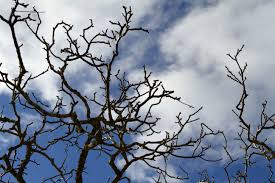
%> input picture images/sky.jpg, 275 x 183 px; the run also reads 2 pictures not shown here
$ octave myMainScript.m   (GNU Octave 9; MATLAB toolbox functions it lacks are replaced by stand-ins)
%> lines starting %> are read from the running program, lines starting %| are printed output that depends on the picture
### code/texture_transfer.m
function [combined_img] = texture_transfer(source, texture, depth, t, color_transfer)
% source  - source image,
% texture - texture image
% depth - no. of levels of 2d DWT decomposition
% t - attenuation coefficient of texture wavelet coefficients
% color_transfer - ==1 if want to transfer color too along with texture, 0
% otherwise
[numrows numcols numberOfColorChannelsA] = size(source);

texture = imresize(texture,[numrows numcols]);                       % Resizing texture to same size of image

source_ycbcr = Ycbcr(source);                                        % To convert RGB to YCbCr
source_v = source_ycbcr(:,:,3);
source_v_dwt = wavecdf97(source_v, depth);                           % 2d DWT of Y-channel of source

texture_ycbcr = Ycbcr(texture);                                      % To convert RGB to YCbCr
texture_v = texture_ycbcr(:,:,3);
texture_v_dwt = wavecdf97(texture_v, depth);                         % 2d DWT of Y-channel of texture

combined_v_dwt = zeros(size(texture_v_dwt));

for i=1:size(combined_v_dwt,1)
    for j=1:size(combined_v_dwt,2)
        if (i <= size(combined_v_dwt,1) / (2^depth)) & (j <= size(combined_v_dwt,2) / (2^depth))
            combined_v_dwt(i,j) = source_v_dwt(i,j);                  % If coefficient of approximation filter, set as source coefficient
        else
            if(abs(source_v_dwt(i,j))>t*abs(texture_v_dwt(i,j)))      % If coefficient of detail filter of source > t*coefficient of detail filter of texture,set as source coefficient
                combined_v_dwt(i,j) = source_v_dwt(i,j);
            else                                                      %Else set as texture coefficient
                combined_v_dwt(i,j) = texture_v_dwt(i,j);
            end
        end
    end
end

combined_v = wavecdf97(combined_v_dwt, -1 * depth);                   % Compute inverse 2d-DWT of fusion coefficients
combined_ycbcr = zeros(size(source_ycbcr));
combined_ycbcr(:,:,1) = source_ycbcr(:,:,1);                           % Copy source Cr and Cb channel
combined_ycbcr(:,:,2) = source_ycbcr(:,:,2);
combined_ycbcr(:,:,3) = combined_v;
combined_img = Ycbcr_invert(combined_ycbcr);                           % Convert back from Ycrcb to RGB
combined_img = uint8(255 * mat2gray(combined_img));
if(color_transfer==1)
    combined_img=myHM(combined_img, texture);                          % If want to transfer color as well
else
    combined_img=myHM(combined_img, source);                           % If want to preserve colors
end

figure();
subplot(1,3,1), imshow(source), title('Source Image');
axis on;
axis tight;
daspect([1 1 1]);
subplot(1,3,2), imshow(texture), title('Texture Image');
axis on;
axis tight;
daspect([1 1 1]);
impixelinfo;

subplot(1,3,3),
imshow(mat2gray(combined_img)); title('Fusion Image');
axis on;
axis tight;
daspect([1 1 1]);

### code/Ycbcr.m
function output = Ycbcr(image)
output = zeros(size(image));
output(:,:,3) = 16 + 65.481*double(image(:,:,1)) / 255.0 + 128.553*double(image(:,:,2)) / 255.0 + 24.966*double(image(:,:,3)) / 255.0;
output(:,:,1) = 128 + - 37.79*double(image(:,:,1)) / 255.0 + -74.203*double(image(:,:,2)) / 255.0 + 112*double(image(:,:,3)) / 255.0;
output(:,:,2) = 128 + 112*double(image(:,:,1)) / 255.0 + -93.786*double(image(:,:,2)) / 255.0 + -18.214*double(image(:,:,3)) / 255.0;
end

### code/wavecdf97.m
function c = wavecdf97(x, nlevel)
%WAVECDF97: Multi-level discrete 2-D wavelet transform
%with the Cohen-Daubechies-Feauveau (CDF) 9/7 wavelet.
%
% c = wavecdf97(x, nlevel) does the follows according to the value of
%   nlevel:
%   nlevel > 0:   decomposes 2-dimension matrix x up to nlevel level;
%   nlevel < 0:   does the inverse transform to nlevel level;
%   nlevel = 0:   sets c equal to x;
%   omitted:      does the same as nlevel=5.
%
% The boundary handling method is symmetric extension.
%
% x may be of any size; it need not have size divisible by 2^L.
%   For example, if x has length 9, one stage of decomposition
%   produces a lowpass subband of length 5 and a highpass subband
%   of length 4.  Transforms of any length have perfect
%   reconstruction (exact inversion).
%   NOTE: the 5 lines above are quoted directly form [3].
%
% If nlevel is so large that the approximation coefficients become
%   a 1-D array, any further decomposition will be performed as for 1-D
%   decomposition until the approximation coefficients be a scale number.
%
% Lifting algorithm is not used here; we use subband filters directly.
%   Lifting algorithm and spline 5/3 wavelets and other jpeg2000 related
%   codes will be available soon.
%
% Example:
%   Y = wavecdf97(X, 5);    % Decompose image X up to 5 level
%   R = wavecdf97(Y, -5);   % Reconstruct from Y
%
% You can test wavecdf97.m with the following lines:
%   % get a 2-D uint8 image
%   x=imread('E:\study\jpeg2000\images\lena.tif');
%   % decompose
%   y=wavecdf97(x,2);
%   % show decomposed result
%   figure;imshow(mat2gray(y));
%   % reconstruct without change of anything
%   ix=wavecdf97(y,-2);
%   % show and compare the original and reconstructed images
%   figure;subplot(1,2,1);imshow(x);subplot(1,2,2);imshow(uint8(ix));
%   % look at the MSE difference
%   sum(sum((double(x)-ix).^2))/numel(x)
%
% Reference:
%   [1] D.S.Taubman et al., JPEC2000 Image Compression: F. S. & P.,
%       Chinese Edition, formula 10.6-10.9 in section 10.3.1
%       and formula 10.13 in section 10.4.1.
%   [2] R.C.Gonzalez et al., Digital Image Processing Using MATLAB,
%       Chinese Edition, function wavefast in section 7.2.2.
%   [3] Pascal Getreuer, waveletcdf97.m from Matlab file Exchange website
%   [4] Matlab files: biorwavf.m, wavdec2.m, wawrec2.m, etc.
%
% Contact information:
%   Email/MSN messenger:  wangthth@hotmail.com
%
% Tianhui Wang at Beijing, China,   July, 2006
%                  Last Revision:   Aug 5, 2006
%---------------------- input arguments checking  ----------------------%
error(nargchk(1,2,nargin));
if nargin == 1
    nlevel = 5; % default level
end
% check x
if ~isreal(x) || ~isnumeric(x) || (ndims(x) > 2)
    error('WAVELIFT:InArgErr', ['The first argument must' ...
        ' be a real, numeric 2-D or 1-D matrix.']);
end
if isinteger(x)
    x = double(x);
end
% check nlevel
if ~isreal(nlevel) || ~isnumeric(nlevel) || round(nlevel)~=nlevel
    error('WAVELIFT:InArgErr', ['The 2nd argument shall be ' ...
        'a real and numeric integer.']);
end
%---------------- forming low-pass and high-pass filters ---------------%
% CDF 9/7 filters: decomposition low-pass lp and high-pass hp
%                  reconstruction low-pass lpr and high-pass hpr
% The filter coefficients have several forms.
% What D.S.Taubman et al. suggest in [1] are used here:
lp = [.026748757411 -.016864118443 -.078223266529 .266864118443];
lp = [lp .602949018236 fliplr(lp)];
hp = [.045635881557 -.028771763114 -.295635881557];
hp = [hp .557543526229 fliplr(hp)];
lpr = hp .* [-1 1 -1 1 -1 1 -1] * 2;
hpr = lp .* [1 -1 1 -1 1 -1 1 -1 1] * 2;
% Matlab 'bior4.4' use the varied version (see Matlab's biorwavf.m):
%  lp=lp*sqrt(2);hp=hp*(-sqrt(2));lpr=lpr*(1/sqrt(2));hpr=hpr*(-1/sqrt(2));
% P.Getreuer's waveletcdf97.m [3] alters the Taubman's version as follows:
%  lp=lp*sqrt(2);hp=hp*sqrt(2);lpr=lpr*(1/sqrt(2));hpr=hpr*(1/sqrt(2));
% while R.C.Gonzalez et al in [2] alter the Taubman's version as follows:
%  lp=lp;hp=hp*(-2);lpr=lpr;hpr=hpr*(-1/2);
%----------------  remain unchanged when nlevel = 0  -------------------%
if nlevel == 0
    c = x;
%--------------------  decomposition,  if nlevel < 0  ------------------%
elseif nlevel > 0
    c = zeros(size(x));
    x = double(x);
    for i = 1:nlevel
        % [ll, hl; lh, hh]: 1-level FWT for x
        temp = symconv2(x, hp, 'col');    % high filtering
        temp = temp(2:2:end, :);          % down sampling
        hh = symconv2(temp, hp, 'row');   % high filtering
        hh = hh(:, 2:2:end);              % down sampling
        lh = symconv2(temp, lp, 'row');   % low filtering
        lh = lh(:, 1:2:end);              % down sampling

        temp = symconv2(x, lp, 'col');    % low filtering
        temp = temp(1:2:end, :);          % down sampling
        hl = symconv2(temp, hp, 'row');   % high filtering
        hl = hl(:, 2:2:end);              % down sampling
        ll = symconv2(temp, lp, 'row');   % low filtering
        ll = ll(:, 1:2:end);              % down sampling
        % update coefficient matrix
        c(1:size(x,1), 1:size(x,2)) = [ll, hl; lh, hh];
        % replace x with ll for next level FWT
        x = ll;
        % give a warning if nlevel is too large
        if size(x,1)<=1 && size(x,2)<=1 && i~=nlevel
            warning('WAVECDF97:DegradeInput', ['Only decompose to ' ...
                num2str(i) '-level instead of ' num2str(nlevel) ...
                ', \nas the approximation coefficients at ' num2str(i) ...
                '-level has row or/and column of length 1.']);
            break
        end
    end
%--------------------  reconstruction,  if nlevel < 0  -----------------%
else
    sx = size(x);
    % find reconstruction level
    nl = -nlevel;
    while sx(1)/2^nl<=1/2 && sx(2)/2^nl<=1/2,  nl = nl-1;  end
    if nl ~= -nlevel
        warning('WAVECDF97:DegradeInput', ['Only reconstruct to ' ...
            num2str(nl) '-level instead of ' num2str(-nlevel) ...
            ', \nas the approximation coefficients at ' num2str(nl) ...
            '-level has row or/and column of length 1.']);
    end
    % nl-level reconstruction
    for i = 1:nl
        % find the target ll hl lh hh blocks
        sLL = ceil(sx/2^(nl-i+1));
        sConstructed = ceil(sx/2^(nl-i));
        sHH = sConstructed - sLL;
        lrow = sConstructed(1); lcol = sConstructed(2);
        ll = x(1:sLL(1), 1:sLL(2));
        hl = x(1:sLL(1), sLL(2)+1:sLL(2)+sHH(2));
        lh = x(sLL(1)+1:sLL(1)+sHH(1), 1:sLL(2));
        hh = x(sLL(1)+1:sLL(1)+sHH(1), sLL(2)+1:sLL(2)+sHH(2));
        % upsample rows and low filter
        temp = zeros(sLL(1), lcol); temp(:, 1:2:end) = ll;
        ll = symconv2(temp, lpr, 'row');
        % upsample rows and high filter
        temp = zeros(sLL(1), lcol); temp(:, 2:2:end) = hl;
        hl = symconv2(temp, hpr, 'row');
        % upsample columns and low filter
        temp = zeros(lrow, lcol); temp(1:2:end, :) = ll + hl;
        l = symconv2(temp, lpr, 'col');
        % upsample rows and high filter
        temp = zeros(sHH(1), lcol); temp(:, 1:2:end) = lh;
        lh = symconv2(temp, lpr, 'row');
        % upsample rows and high filter
        temp = zeros(sHH(1), lcol); temp(:, 2:2:end) = hh;
        hh = symconv2(temp, hpr, 'row');
        % upsample rows and high filter
        temp = zeros(lrow, lcol); temp(2:2:end, :) = lh + hh;
        h = symconv2(temp, hpr, 'col');
        % update x with the new ll, ie. l+h
        x(1:lrow, 1:lcol) = l + h;
    end
    % output
    c = x;
end
%------------------------- internal function  --------------------------%
%       2-dimension convolution with edges symmetrically extended       %
%-----------------------------------------------------------------------%
function y = symconv2(x, h, direction)
% symmetrically extended convolution(see section 6.5.2 in [1]):
%    x[n], E<=n<=F-1, is extended to x~[n] = x[n], 0<=n<=N-1;
%                                  x~[E-i] = x~[E+i], for all integer i
%                                x~[F-1-i] = x~[F-1+i], for all integer i
%    For odd-length h[n], to convolve x[n] and h[n], we just need extend x
%    by (length(h)-1)/2  for both left and right edges.
% The symmetric extension handled here is not the same as in Matlab
%  wavelets toolbox nor in [2]. The last two use the following method:
%    x[n], E<=n<=F-1, is extended to x~[n] = x[n], 0<=n<=N-1;
%                                  x~[E-i] = x~[E+i-1], for all integer i
%                                x~[F-1-i] = x~[F+i], for all integer i
l = length(h); s = size(x);
lext = (l-1)/2; % length of h is odd
h = h(:)'; % make sure h is row vector
y = x;
if strcmp(direction, 'row') % convolving along rows
    if ~isempty(x) && s(2) > 1 % unit length array skip convolution stage
        for i = 1: lext
            x = [x(:, 2*i), x, x(:, s(2)-1)]; % symmetric extension
        end
        x = conv2(x, h);
        y = x(:, l:s(2)+l-1);
    end
elseif strcmp(direction, 'col') % convolving along columns
    if ~isempty(x) && s(1) > 1 % unit length array skip convolution stage
        for i = 1: lext
            x = [x(2*i, :); x; x(s(1)-1, :)]; % symmetric extension
        end
        x = conv2(x, h');
        y = x(l:s(1)+l-1, :);
    end
end
% EOF

### code/Ycbcr_invert.m
function output = Ycbcr_invert(image)
output = zeros(size(image));
output(:,:,1)=298.02/256*image(:,:,3) + 408.583/256*image(:,:,2) - 222.921;
output(:,:,2)=298.02/256*image(:,:,3) - 100.291/256*image(:,:,1) -  208.120/256*image(:,:,2) +135.576;
output(:,:,3)=298.02/256*image(:,:,3) + 516.542/256*image(:,:,1) -276.836;
end

### code/myHM.m
function [image1]= myHM(image1,image2)
for i=1:size(image1,3)
    [pdf1]=imhist(image1(:,:,i),256);
    [pdf2]=imhist(image2(:,:,i),256);
    cdf1=cumsum(pdf1)/max(cumsum(pdf1));
    cdf2=cumsum(pdf2)/max(cumsum(pdf2));
    [z,y]=min(abs(repmat(cdf1,1,256)-repmat(cdf2',256,1)),[],2);
    image1(:,:,i)=(y(double(image1(:,:,i))+1));
    [pdf1]=imhist(reshape(image1(:,:,i),size(image1,1),size(image1,2)),256);
    cdf1=cumsum(pdf1)/max(cumsum(pdf1));
end
end

### code/myMainScript.m
%%
clc; clear all; close all;
tic;
%% Sky and Pebbles
source = imread('../images/sky.jpg');
%> source is the input picture: size 183x275x3 uint8; mean R, G, B 133.1, 141.9, 157.3
texture = imread('../images/pebbles.jpg');
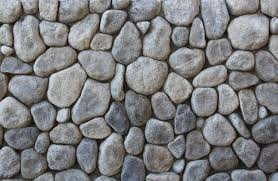
%> input picture images/pebbles.jpg, 278 x 181 px
%> texture is the input picture: size 181x278x3 uint8; mean R, G, B 124.2, 125, 126.4
depth = 4;
t = 0.4;
texture_transfer(source, texture, depth, t, 0);
%> call 2 of wavecdf97, with nlevel = 4
%> after the loop in wavecdf97 (call 2), `for i = 1:nlevel`:
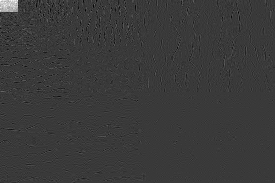
%> c: size 183x275 double; min -53.31, max 181.8, mean 0.5; drawn with min black and max white
%> call 3 of wavecdf97, with nlevel = -4
%> after the loop in wavecdf97 (call 3), `for i = 1:nl`:
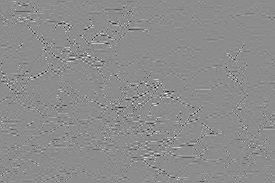
%> temp: size 183x275 double; min -114.6, max 93.46, mean 0; drawn with min black and max white
%> after the loop in myHM, `for i=1:size(image1,3)`:
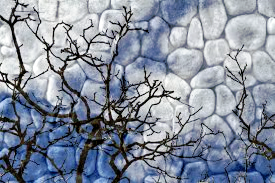
%> image1: size 183x275x3 uint8; mean R, G, B 134.4, 143.2, 158.6
%% Honey bee and Honey Comb
source = imread('../images/honeybee.jpg');
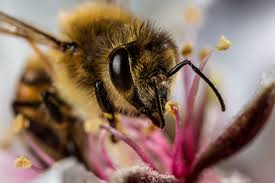
%> input picture images/honeybee.jpg, 275 x 183 px
%> source is the input picture: size 183x275x3 uint8; mean R, G, B 141.8, 116.1, 102.9
texture = imread('../images/honeycomb.jpg');
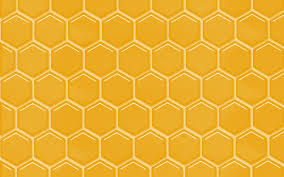
%> input picture images/honeycomb.jpg, 284 x 177 px
%> texture is the input picture: size 177x284x3 uint8; mean R, G, B 236.2, 176.8, 49.2
depth = 4;
t = 0.4;
texture_transfer(source, texture, depth, t, 0);
%> the loop in wavecdf97 (call 4), `for i = 1:nlevel` made 4 passes
%> pass 1, in symconv2 (call 74), `x = conv2(x, h);`:
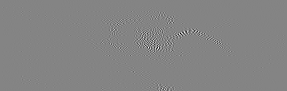
%> x: size 91x287 double; min -40.83, max 37.85, mean 0; drawn with min black and max white
%% White House and Weave
source = imread('../images/white_house.jpg');
texture = imread('../images/weave.jpg');
depth = 4;
t = 0.4;
texture_transfer(source, texture, depth, t, 0);
%% Soil and Cracks
%> (the run ends here)
